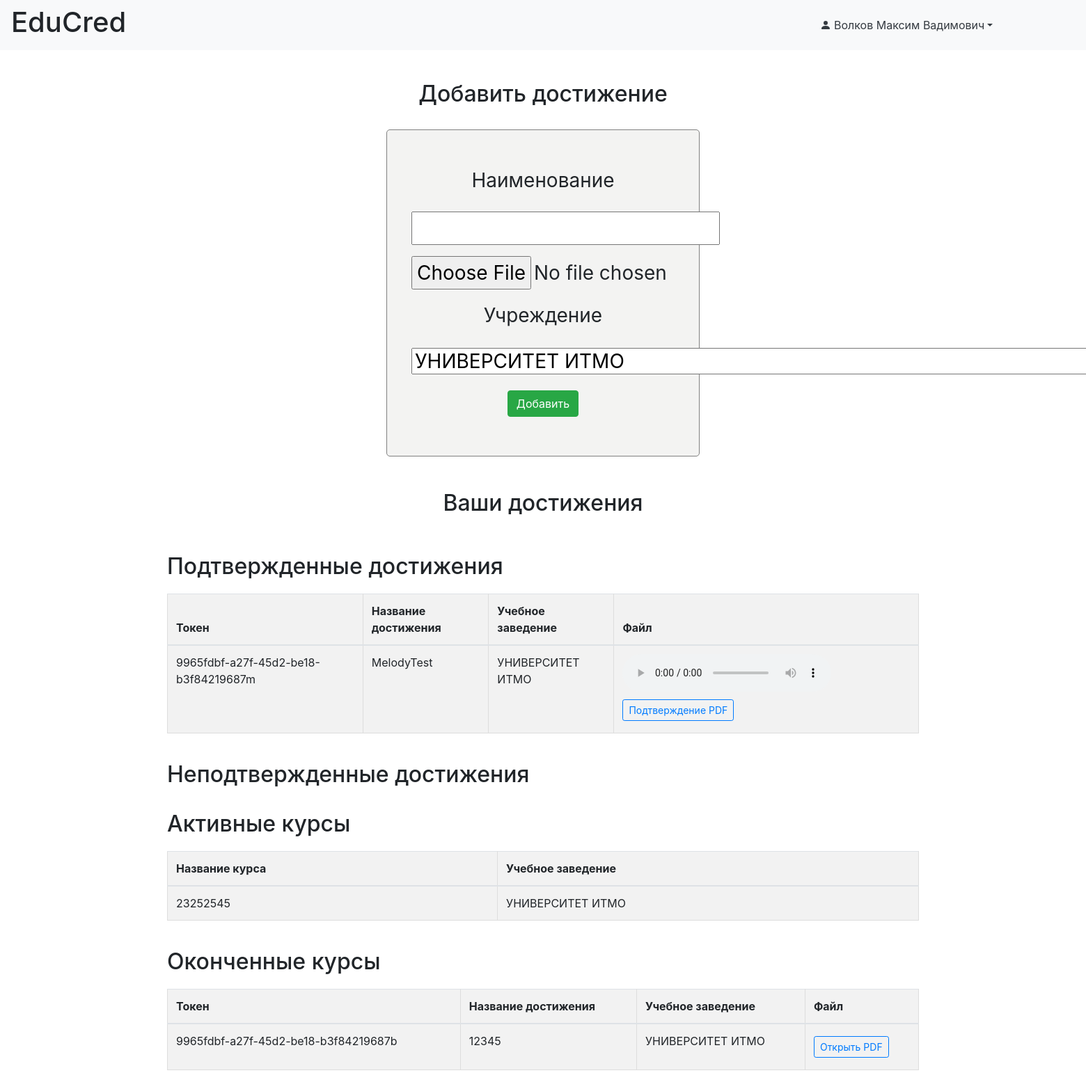
Screenshot of /student_workspace (signed in) with the database file from the repository.
### data/Students.py (models this page shows)
class Student(SqlAlchemyBase, UserMixin, SerializerMixin):
    __tablename__ = "students"
    id = sqlalchemy.Column(sqlalchemy.Integer, primary_key=True, autoincrement=True)
    user_id = sqlalchemy.Column(sqlalchemy.Integer, sqlalchemy.ForeignKey("users.id"), nullable=False)
    student_nsp = sqlalchemy.Column(sqlalchemy.String, nullable=False)
    born = sqlalchemy.Column(sqlalchemy.DateTime, nullable=False)
    phone_num = sqlalchemy.Column(sqlalchemy.String, nullable=False)
    about = sqlalchemy.Column(sqlalchemy.String, nullable=True)
    employer_id = sqlalchemy.Column(sqlalchemy.String, nullable=True)
    user = orm.relationship("User", back_populates="student")
    achievements = orm.relationship("Achievement", back_populates="student")

### data/Achievements.py (models this page shows)
class Achievement(SqlAlchemyBase, UserMixin, SerializerMixin):
    __tablename__ = "achievements"
    id = sqlalchemy.Column(sqlalchemy.Integer, primary_key=True, autoincrement=True)
    token = sqlalchemy.Column(sqlalchemy.String(64), nullable=True, unique=True)
    approve_path = sqlalchemy.Column(sqlalchemy.String, nullable=True)
    file_path = sqlalchemy.Column(sqlalchemy.String, nullable=True)
    title = sqlalchemy.Column(sqlalchemy.String, nullable=False)
    start_date = sqlalchemy.Column(sqlalchemy.DateTime, nullable=False, default=datetime.datetime.now())
    end_date = sqlalchemy.Column(sqlalchemy.DateTime, nullable=True)
    student_id = sqlalchemy.Column(sqlalchemy.Integer, sqlalchemy.ForeignKey("students.id"))
    university_id = sqlalchemy.Column(sqlalchemy.Integer, sqlalchemy.ForeignKey("universities.id"))
    student = orm.relationship("Student", back_populates="achievements")
    university = orm.relationship("University", back_populates="achievements")

### data/Universities.py (models this page shows)
class University(SqlAlchemyBase, UserMixin, SerializerMixin):
    __tablename__ = "universities"
    id = sqlalchemy.Column(sqlalchemy.Integer, primary_key=True, autoincrement=True)
    user_id = sqlalchemy.Column(sqlalchemy.Integer, sqlalchemy.ForeignKey("users.id"), unique=True)
    INN = sqlalchemy.Column(sqlalchemy.Integer, nullable=False)
    title = sqlalchemy.Column(sqlalchemy.String, nullable=False)
    address = sqlalchemy.Column(sqlalchemy.String, nullable=False)
    boss_nsp = sqlalchemy.Column(sqlalchemy.String, nullable=False)
    type = sqlalchemy.Column(sqlalchemy.String, nullable=False)
    user = orm.relationship("User", back_populates="university")
    achievements = orm.relationship("Achievement", back_populates="university")

### server.py (the view, shortened to what this page needs)
@app.route('/student_workspace', methods=['GET', 'POST'])
@login_required
def student_workspace():
    db_sess = db_session.create_session()
    user = db_sess.query(User).get(current_user.id)
    student = user.student
    form = UploadMusicForm()
    approved_achievements_data = []
    nonapproved_achievements_data = []
    active_courses_data = []
    inactive_courses_data = []
    univers = db_sess.query(University).all()
    form.univer_title.choices = [(u.title, u.title) for u in univers]
    student_fullname = student.student_nsp.strip()
    approved_achievements = db_sess.query(Achievement).filter(
        Achievement.student_id == student.id,
        Achievement.approve_path.isnot(None),
        Achievement.approve_path != "Not Required"
    ).all()
    nonapproved_achievements = db_sess.query(Achievement).filter(
        Achievement.student_id == student.id,
        Achievement.approve_path.is_(None)
    ).all()
    active_courses = db_sess.query(Achievement).filter(
        Achievement.student_id == student.id,
        Achievement.approve_path == "Not Required",
        Achievement.end_date.is_(None),
    ).all()
    inactive_courses = db_sess.query(Achievement).filter(
        Achievement.student_id == student.id,
        Achievement.end_date.isnot(None),
        Achievement.end_date != "",
        Achievement.approve_path == "Not Required"
    ).all()
    for a in approved_achievements:
        university = db_sess.query(University).filter(University.id == a.university_id).first()
        approved_achievements_data.append({
            'token': a.token,
            'title': a.title,
            'university_title': university.title if university else "",
            'student_id': student.id,
            'file_path': a.file_path,
            'approve': a.approve_path
        })
    for a in active_courses:
        university = db_sess.query(University).filter(University.id == a.university_id).first()
        active_courses_data.append({
            'title': a.title,
            'university_title': university.title if university else "",
            'student_id': student.id,
        })
    for a in inactive_courses:
        university = db_sess.query(University).filter(University.id == a.university_id).first()
        inactive_courses_data.append({
            'token': a.token,
            'title': a.title,
            'university_title': university.title if university else "",
            'student_id': student.id,
            'file_path': a.file_path,
        })
    session['student_id_current'] = student.id
    return render_template('student_workspace.html',
                           form=form,
                           joined_title=student_fullname,
                           approved_achievements=approved_achievements_data,
                           nonapproved_achievements=nonapproved_achievements_data,
                           active_courses=active_courses_data,
                           inactive_courses=inactive_courses_data,
                           style=url_for('static', filename='css/style.css'))

### data/upload_music_form.py
class UploadMusicForm(FlaskForm):
    name = StringField("Наименование", validators=[DataRequired()])
    audio = FileField("Загрузить", validators=[FileAllowed(tuple('wav mp3 aac ogg oga flac'.split()), 'Только Аудио!'),
                      FileRequired('Пустой файл!')])
    univer_title = SelectField("Учреждение", choices=[], validators=[DataRequired()])
    submit = SubmitField("Добавить")

### data/db_session.py (called while the page is built)
def create_session() -> Session:
    global __factory
    return __factory()

### server.py (called while the page is built)
@login_manager.user_loader
def load_user(user_id):
    db_sess = db_session.create_session()
    return db_sess.query(User).get(user_id)

### templates/student_workspace.html (shortened to what this page needs)
{% extends "workspace_base.html" %}
{% block content %}
<br>
<h2 align="center">Добавить достижение</h2>
<br>
<div class="upload_file">
    <form method="POST" enctype="multipart/form-data">
        <p>{{ form.name.label }}</p>
        <p>{{ form.name}}</p>
        <p>{{ form.audio}}</p>
        <p>{{ form.univer_title.label }}</p>
        <p>{{ form.univer_title }}</p>
        <p>{{ form.submit(type="submit", class="btn btn-success btn-equal-height") }}</p>
    </form>
</div>
<br>
<br>
<h2 align="center">Ваши достижения</h2>
<div class="container">
    <br><h2>Подтвержденные достижения</h2>
    {% if approved_achievements %}
    <div class="table-box">
        <table class="table table-striped">
            <thead>
            <tr>
                <th>Токен</th>
                <th>Название достижения</th>
                <th>Учебное заведение</th>
                <th>Файл</th>
            </tr>
            </thead>
            <tbody>
            {% for ach in approved_achievements %}
            <tr>
                <td>{{ ach.token }}</td>
                <td>{{ ach.title }}</td>
                <td>{{ ach.university_title }}</td>
                <td>
                    {% if ach.approve %}
                    <audio controls>
                        <source src="{{ url_for('static', filename=ach.file_path) }}" type="audio/mpeg">
                    </audio>
                    <a href="{{ url_for('static', filename=ach.approve) }}" target="_blank"
                       class="btn btn-outline-primary btn-sm">Подтверждение PDF</a>
                    {% else %}
                    <a href="{{ url_for('static', filename=ach.file_path) }}" target="_blank"
                       class="btn btn-outline-primary btn-sm">Открыть PDF</a>
                    {% endif %}
                </td>
            </tr>
            {% endfor %}
            </tbody>
        </table>
    </div>
    {% endif %}
    <br><h2>Неподтвержденные достижения</h2>
    <br><h2>Активные курсы</h2>
    {% if active_courses %}
    <div class="table-box">
        <table class="table table-striped">
            <thead>
            <tr>
                <th>Название курса</th>
                <th>Учебное заведение</th>
            </tr>
            </thead>
            <tbody>
            {% for ach in active_courses %}
            <tr>
                <td>{{ ach.title }}</td>
                <td>{{ ach.university_title }}</td>
            </tr>
            {% endfor %}
            </tbody>
        </table>
    </div>
    {% endif %}
    <br><h2>Оконченные курсы</h2>
    {% if inactive_courses %}
    <div class="table-box">
        <table class="table table-striped">
            <thead>
            <tr>
                <th>Токен</th>
                <th>Название достижения</th>
                <th>Учебное заведение</th>
                <th>Файл</th>
            </tr>
            </thead>
            <tbody>
            {% for ach in inactive_courses %}
            <tr>
                <td>{{ ach.token }}</td>
                <td>{{ ach.title }}</td>
                <td>{{ ach.university_title }}</td>
                <td>
                    {% if ach.approve %}
                    <a href="{{ url_for('static', filename=ach.approve) }}" target="_blank"
                       class="btn btn-outline-primary btn-sm">Подтверждение PDF</a>
                    {% else %}
                    <a href="{{ url_for('static', filename=ach.file_path) }}" target="_blank"
                       class="btn btn-outline-primary btn-sm">Открыть PDF</a>
                    {% endif %}
                </td>
            </tr>
            {% endfor %}
            </tbody>
        </table>
    </div>
    {% endif %}
</div>
{% endblock %}

### templates/workspace_base.html (shortened to what this page needs)
<!doctype html>
<html lang="en">
<head>
    <link rel="stylesheet" type="text/css" href="{{ style }}"/>
    <link
            rel="stylesheet"
            href="https://stackpath.bootstrapcdn.com/bootstrap/4.4.1/css/bootstrap.min.css"
    >
</head>
<body>
<header>
    <nav class="navbar navbar-light bg-light">
        <h1>EduCred</h1>
        <aside class="col-3 bg-light border-end p-3 d-flex flex-column">
            <div class="dropdown">
                <a
                        href="#"
                        class="d-flex align-items-center text-decoration-none text-dark dropdown-toggle"
                        id="userMenu"
                        data-toggle="dropdown"
                        aria-haspopup="true"
                        aria-expanded="false"
                >
                    <svg xmlns="http://www.w3.org/2000/svg"
                         width="16" height="16" fill="currentColor"
                         class="bi bi-person-fill mr-1"
                         viewBox="0 0 16 16">
                        <path d="M3 14s-1 0-1-1 1-4 6-4 6 3 6 4-1 1-1 1H3zm5-6a3 3 0 1 0 0-6 3 3 0 0 0 0 6z"/>
                    </svg>
                    <span>{{ joined_title }}</span>
                </a>
            </div>
        </aside>
    </nav>
</header>
<main role="main" class="container">
    {% block content %}{% endblock %}
</main>
</body>
</html>

### static/css/style.css (style rules this page uses)
.btn { display: inline-block; padding: 6px 12px; margin: 5px 0; font-size: 16px; font-weight: bold; background-color: #4CAF50; color: white; border: none; text-decoration: none; cursor: pointer; border-radius: 4px; }
.btn-equal-height { height: 38px; padding: 0 14px; font-size: 16px; line-height: 1; display: flex; align-items: center; justify-content: center; }
.container { max-width: 900px; margin: 0 auto; padding: 20px; }
.table-box table { width: 100%; border-collapse: collapse; margin-top: 20px; }
.table-box th, .table-box td { border: 1px solid #ddd; padding: 8px; text-align: left; }
.table-box th { background-color: #f2f2f2; }
.d-flex { display: flex; }
.upload_file { margin-left: auto; margin-right: auto; max-width: 450px; font-size: 28px; background-color: #f3f3f2; border: 1px solid gray; border-radius: 5px; text-align: center; padding: 35px; }

### rows the page displays
Student: student_nsp "Волков Максим Вадимович"
Achievement: token "9965fdbf-a27f-45d2-be18-b3f84219687m", title "MelodyTest"
University: university_title "УНИВЕРСИТЕТ ИТМО", university_title "УНИВЕРСИТЕТ ИТМО", university_title "УНИВЕРСИТЕТ ИТМО"
Achievement: title "23252545"
Achievement: token "9965fdbf-a27f-45d2-be18-b3f84219687b", title "12345"
